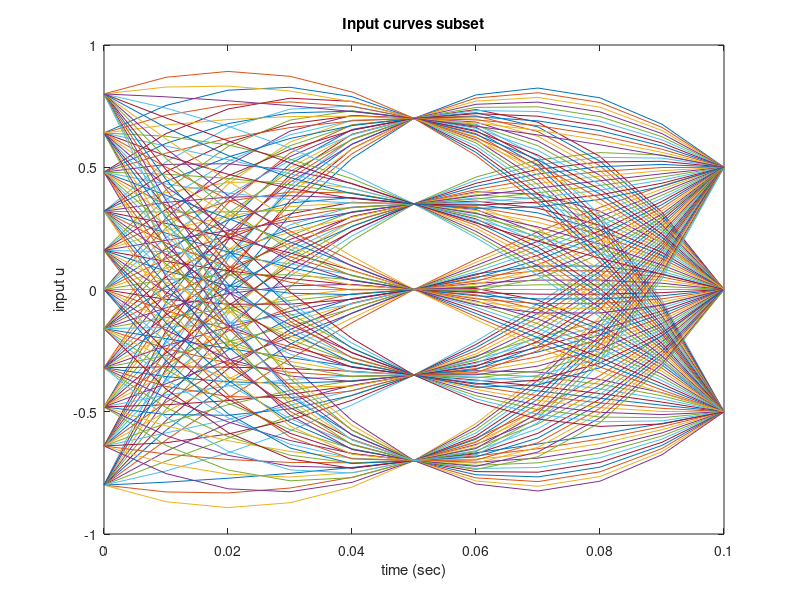

Write MATLAB code to recreate this figure.


swingupinputs=[];


sqrspace=@(bound,n)linspace(-sqrt(bound),sqrt(bound),n).*abs(linspace(-sqrt(bound),sqrt(bound),n));
linspacebound=@(bound,n)linspace(-bound,bound,n);

u0set=linspacebound(0.8,11);
umset=linspacebound(0.7,5);
u1set=linspacebound(0.5,3);

%swingup tuning parameters
swR=0.004;
swRdot=1;
swQ=2000;
swEcost=10;
swAlphaMax=1.1;
swTs=0.01;
swCatch=15;

ts=swTs;
tend=ts*10;
samples=0:ts:tend;
for u0=u0set
    for um=umset
        for u1=u1set
            a = u0;
            b = -3*u0 + 4*um - u1;
            c = 2*u0 - 4*um + 2*u1;
            u=[];
            for t=samples
                t=t/tend;
                u(end+1)=a+b*t+c*t^2;
            end
            swingupinputs=[swingupinputs,u'];
        end
    end
end

figure(1);
clf;
plot(samples,swingupinputs);
xlabel 'time (sec)'
ylabel 'input u'
title 'Input curves subset'
saveas(gcf,['reportplots/nonlinmpcinputs.eps'],'epsc');





% x0=rand(4,1)*2-1;
x0=[0;0;0;0];
% sim('hardware/simulation_lqr_nonlinmpc.slx',5);

